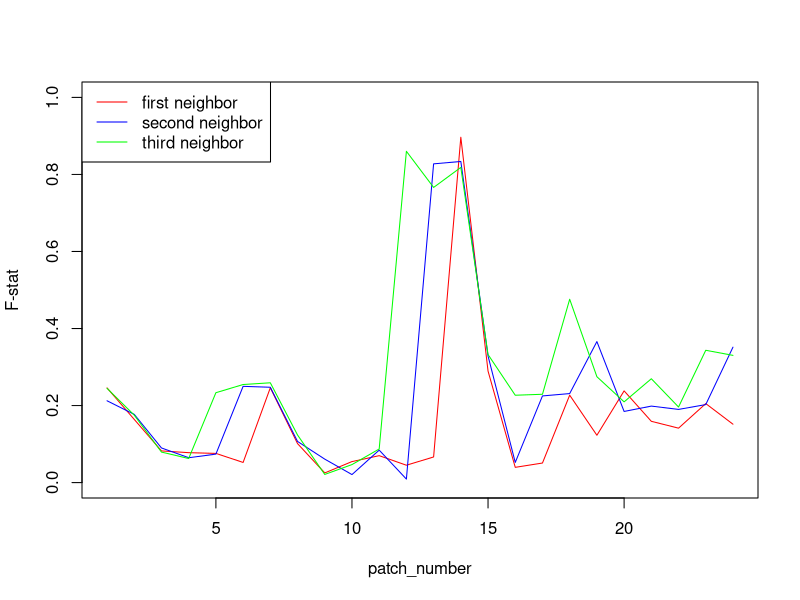
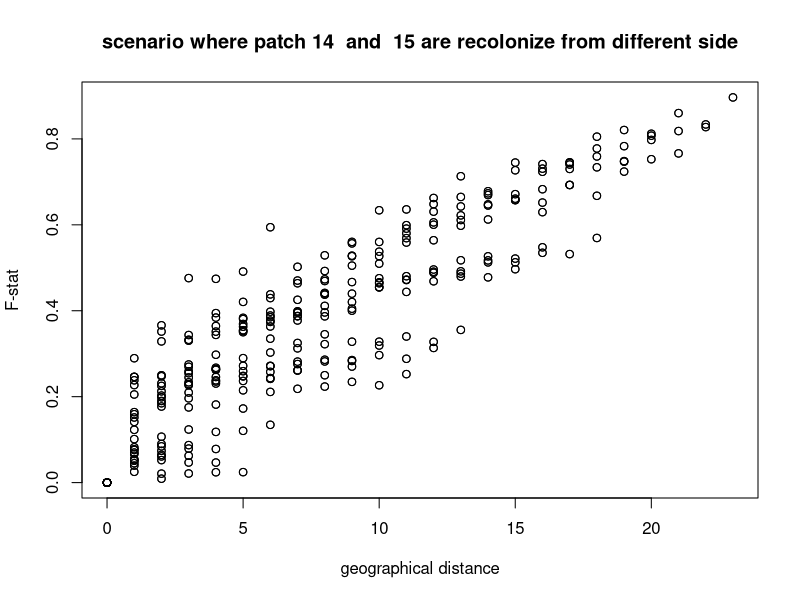
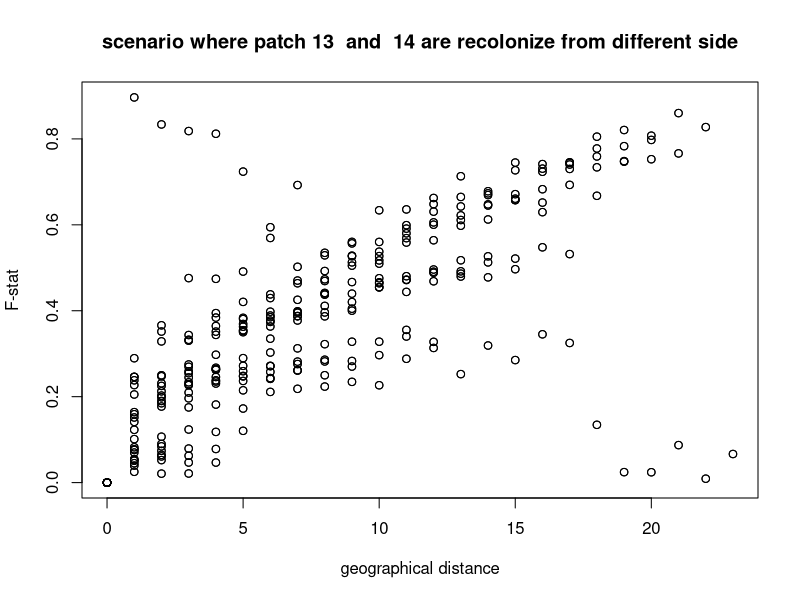

Write the R code that produced these figures, in order.
## ---- chunk 1
#first, we load the statistic 
stat = read.table("coalescence/simulation_stats.txt",header = T)
#We introduce in the matrix Fst all the 
# F-stat between patch i and j
Fst <- matrix(0,nrow = 24, ncol = 24)
for(i in 1:23){
  for(j in (i+1):24){
    Fst[i,j] = head(stat[[paste("n.adlt.fst_p",formatC(i,width = 2,flag="0"),".",formatC(j,width = 2,flag="0"),sep = "")]],1)
    Fst[j,i] = head(stat[[paste("n.adlt.fst_p",formatC(i,width = 2,flag="0"),".",formatC(j,width = 2,flag="0"),sep = "")]],1)
  }
}
#d1 contain the genetic distance between patch i and patch i+1 for all i
#d2 contain the genetic distance between patch i and patch i+2
d1 <- vector("numeric",24)
d2 <- d1
d3 <- d1
for(patch in 1:24){
  d1[patch] <- Fst[patch,patch%%24+1]
  d2[patch] <- Fst[patch,(patch+1)%%24+1]
  d3[patch] <- Fst[patch,(patch+2)%%24+1]
}
plot(1:24,d1,col="red",type = "l",ylim = c(0,1),ylab = "F-stat",xlab = "patch_number")
lines(1:24,d2,col="blue")
lines(1:24,d3,col="green")
legend("topleft", c("first neighbor", "second neighbor", "third neighbor"),lty = c(1,1,1),col=c("red","blue","green"))
## ---- chunk 2
compute.coordinate <- function(split.position,coordinate){#compute the coordinate on the "adapted map"
  if(coordinate <= split.position) coordinate <- coordinate + 24 #split is between split.position and split.position +1
  return(coordinate)
}
compute.all.distance <- function(split.position){
  Dxy <- matrix(0,nrow = 24,ncol = 24)
  for(i in 1:23){
    for(j in (i+1):24){
      Dxy[i,j] <- abs(compute.coordinate(split.position ,i)-compute.coordinate(split.position ,j))
      Dxy[j,i] <- abs(compute.coordinate(split.position ,i)-compute.coordinate(split.position ,j))
    }
  }
  return(Dxy)
}
split.position=14
Dxy <- compute.all.distance(split.position = split.position)
plot(Dxy,Fst,xlab = "geographical distance", ylab = "F-stat",main = paste("scenario where patch",split.position," and ", (split.position)%%24+1,"are recolonize from different side" ))
## ---- chunk 3
split.position=13
Dxy <- compute.all.distance(split.position = split.position)
plot(Dxy,Fst,xlab = "geographical distance", ylab = "F-stat",main = paste("scenario where patch",split.position," and ", (split.position)%%24+1,"are recolonize from different side" ))
## ---- chunk 4
Dxy <- compute.all.distance(split.position = 14)
library(ade4)
mantel.randtest(as.dist(Dxy),as.dist(Fst),nrepet = 1000)
## ---- chunk 5
pop <- read.table("coalescence/simulation.txt",header = T)
colonization.time = vector("numeric",24)
names(colonization.time) <- 1:24
for(i in 1:24){
  colonization.time[i] = min(which(pop[,i+1]>100))
}
colonization.time
